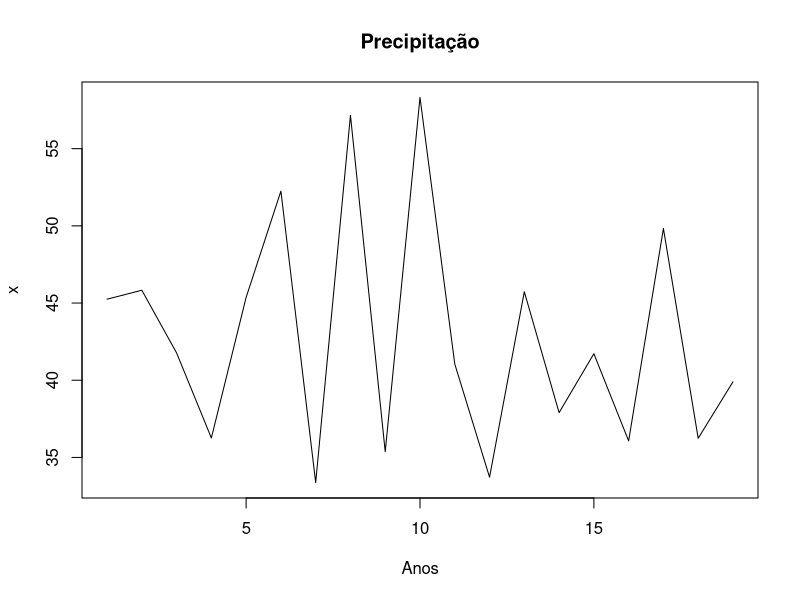

Reproduce this figure in R.
## ---- chunk 1
pbinom(7, 9, .5, lower.tail = FALSE)
## ---- chunk 2
binom.test(8,9, p = .5, alternative = 'greater')
## ---- chunk 3
pbinom(5,20,.5, lower.tail = FALSE)
## ---- chunk 4
b = 21
c = 4
binom.test(b, b+c, .5) 
## ---- chunk 5
t = 11.56
pchisq( t, 1, lower.tail=FALSE)
## ---- chunk 6
binom.test(4,9,.5)
## ---- chunk 7
x <- c(45.25, 45.83, 41.77, 36.26, 45.37, 52.25,
    33.37, 57.16, 35.37, 58.32, 41.05, 33.72,
    45.73, 37.90, 41.72, 36.07, 49.83, 36.24,
    39.90  )
ts.plot(x, main= 'Precipitação', xlab='Anos')
